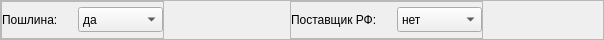
             <widget class="QFrame" name="frame_22">
              <property name="minimumSize">
               <size>
                <width>0</width>
                <height>40</height>
               </size>
              </property>
              <property name="maximumSize">
               <size>
                <width>16777215</width>
                <height>40</height>
               </size>
              </property>
              <property name="frameShape">
               <enum>QFrame::Shape::StyledPanel</enum>
              </property>
              <property name="frameShadow">
               <enum>QFrame::Shadow::Raised</enum>
              </property>
              <layout class="QHBoxLayout" name="horizontalLayout_21">
               <property name="leftMargin">
                <number>0</number>
               </property>
               <property name="topMargin">
                <number>0</number>
               </property>
               <property name="rightMargin">
                <number>0</number>
               </property>
               <property name="bottomMargin">
                <number>0</number>
               </property>
               <item>
                <widget class="QFrame" name="frame_16">
                 <property name="frameShape">
                  <enum>QFrame::Shape::StyledPanel</enum>
                 </property>
                 <property name="frameShadow">
                  <enum>QFrame::Shadow::Raised</enum>
                 </property>
                 <layout class="QHBoxLayout" name="horizontalLayout_14">
                  <property name="leftMargin">
                   <number>0</number>
                  </property>
                  <property name="topMargin">
                   <number>0</number>
                  </property>
                  <property name="rightMargin">
                   <number>0</number>
                  </property>
                  <property name="bottomMargin">
                   <number>0</number>
                  </property>
                  <item>
                   <widget class="QLabel" name="label_9">
                    <property name="minimumSize">
                     <size>
                      <width>70</width>
                      <height>0</height>
                     </size>
                    </property>
                    <property name="maximumSize">
                     <size>
                      <width>70</width>
                      <height>16777215</height>
                     </size>
                    </property>
                    <property name="text">
                     <string>Пошлина:</string>
                    </property>
                   </widget>
                  </item>
                  <item>
                   <widget class="QComboBox" name="cbo_Customs">
                    <property name="minimumSize">
                     <size>
                      <width>85</width>
                      <height>25</height>
                     </size>
                    </property>
                    <property name="maximumSize">
                     <size>
                      <width>85</width>
                      <height>25</height>
                     </size>
                    </property>
                    <item>
                     <property name="text">
                      <string>да</string>
                     </property>
                    </item>
                    <item>
                     <property name="text">
                      <string>нет</string>
                     </property>
                    </item>
                   </widget>
                  </item>
                 </layout>
                </widget>
               </item>
               <item>
                <spacer name="horizontalSpacer_5">
                 <property name="orientation">
                  <enum>Qt::Orientation::Horizontal</enum>
                 </property>
                 <property name="sizeHint" stdset="0">
                  <size>
                   <width>120</width>
                   <height>20</height>
                  </size>
                 </property>
                </spacer>
               </item>
               <item>
                <widget class="QFrame" name="frame_17">
                 <property name="frameShape">
                  <enum>QFrame::Shape::StyledPanel</enum>
                 </property>
                 <property name="frameShadow">
                  <enum>QFrame::Shadow::Raised</enum>
                 </property>
                 <layout class="QHBoxLayout" name="horizontalLayout_15">
                  <property name="leftMargin">
                   <number>0</number>
                  </property>
                  <property name="topMargin">
                   <number>0</number>
                  </property>
                  <property name="rightMargin">
                   <number>0</number>
                  </property>
                  <property name="bottomMargin">
                   <number>0</number>
                  </property>
                  <item>
                   <widget class="QLabel" name="label_10">
                    <property name="minimumSize">
                     <size>
                      <width>100</width>
                      <height>0</height>
                     </size>
                    </property>
                    <property name="maximumSize">
                     <size>
                      <width>100</width>
                      <height>16777215</height>
                     </size>
                    </property>
                    <property name="text">
                     <string>Поставщик РФ:</string>
                    </property>
                   </widget>
                  </item>
                  <item>
                   <widget class="QComboBox" name="cbo_SupplierRF">
                    <property name="minimumSize">
                     <size>
                      <width>85</width>
                      <height>25</height>
                     </size>
                    </property>
                    <property name="maximumSize">
                     <size>
                      <width>85</width>
                      <height>25</height>
                     </size>
                    </property>
                    <item>
                     <property name="text">
                      <string>нет</string>
                     </property>
                    </item>
                    <item>
                     <property name="text">
                      <string>да</string>
                     </property>
                    </item>
                   </widget>
                  </item>
                 </layout>
                </widget>
               </item>
               <item>
                <spacer name="horizontalSpacer_12">
                 <property name="orientation">
                  <enum>Qt::Orientation::Horizontal</enum>
                 </property>
                 <property name="sizeHint" stdset="0">
                  <size>
                   <width>120</width>
                   <height>20</height>
                  </size>
                 </property>
                </spacer>
               </item>
              </layout>
             </widget>
